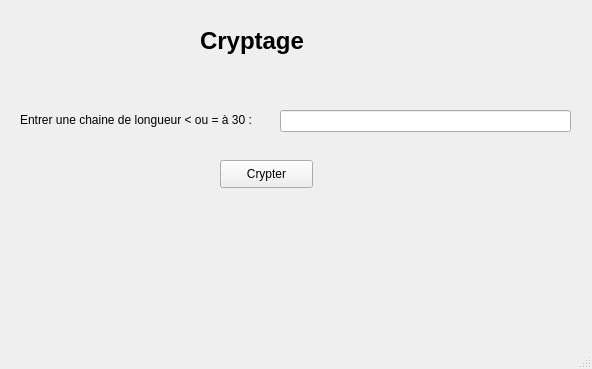
<?xml version="1.0" encoding="UTF-8"?>
<ui version="4.0">
 <class>MainWindow</class>
 <widget class="QMainWindow" name="MainWindow">
  <property name="geometry">
   <rect>
    <x>0</x>
    <y>0</y>
    <width>592</width>
    <height>369</height>
   </rect>
  </property>
  <property name="windowTitle">
   <string>Cryptage</string>
  </property>
  <widget class="QWidget" name="centralwidget">
   <widget class="QLabel" name="label">
    <property name="geometry">
     <rect>
      <x>200</x>
      <y>20</y>
      <width>141</width>
      <height>41</height>
     </rect>
    </property>
    <property name="font">
     <font>
      <pointsize>18</pointsize>
      <weight>75</weight>
      <bold>true</bold>
     </font>
    </property>
    <property name="text">
     <string>Cryptage</string>
    </property>
   </widget>
   <widget class="QLabel" name="label_2">
    <property name="geometry">
     <rect>
      <x>20</x>
      <y>110</y>
      <width>281</width>
      <height>21</height>
     </rect>
    </property>
    <property name="text">
     <string>Entrer une chaine de longueur &lt; ou = à 30 :</string>
    </property>
   </widget>
   <widget class="QLineEdit" name="lineEdit">
    <property name="geometry">
     <rect>
      <x>280</x>
      <y>110</y>
      <width>291</width>
      <height>22</height>
     </rect>
    </property>
   </widget>
   <widget class="QPushButton" name="pushButton">
    <property name="geometry">
     <rect>
      <x>220</x>
      <y>160</y>
      <width>93</width>
      <height>28</height>
     </rect>
    </property>
    <property name="text">
     <string>Crypter</string>
    </property>
   </widget>
   <widget class="QLabel" name="label_3">
    <property name="geometry">
     <rect>
      <x>20</x>
      <y>250</y>
      <width>551</width>
      <height>31</height>
     </rect>
    </property>
    <property name="text">
     <string/>
    </property>
   </widget>
  </widget>
  <widget class="QStatusBar" name="statusbar"/>
 </widget>
 <resources/>
 <connections/>
</ui>
